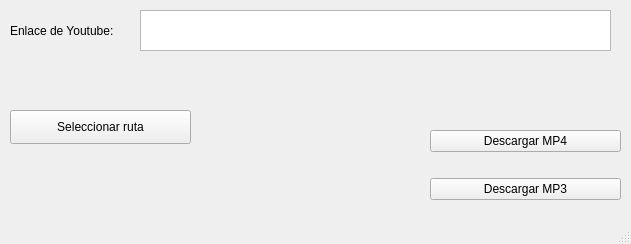
<?xml version="1.0" encoding="UTF-8"?>
<ui version="4.0">
 <class>MainWindow</class>
 <widget class="QMainWindow" name="MainWindow">
  <property name="geometry">
   <rect>
    <x>0</x>
    <y>0</y>
    <width>631</width>
    <height>244</height>
   </rect>
  </property>
  <property name="windowTitle">
   <string>MainWindow</string>
  </property>
  <property name="autoFillBackground">
   <bool>false</bool>
  </property>
  <widget class="QWidget" name="centralwidget">
   <widget class="QWidget" name="verticalLayoutWidget">
    <property name="geometry">
     <rect>
      <x>10</x>
      <y>10</y>
      <width>601</width>
      <height>41</height>
     </rect>
    </property>
    <layout class="QHBoxLayout" name="horizontalLayout">
     <item>
      <widget class="QLabel" name="label">
       <property name="text">
        <string>Enlace de Youtube:</string>
       </property>
      </widget>
     </item>
     <item>
      <spacer name="horizontalSpacer">
       <property name="orientation">
        <enum>Qt::Horizontal</enum>
       </property>
       <property name="sizeType">
        <enum>QSizePolicy::Fixed</enum>
       </property>
       <property name="sizeHint" stdset="0">
        <size>
         <width>20</width>
         <height>1</height>
        </size>
       </property>
      </spacer>
     </item>
     <item>
      <widget class="QTextEdit" name="url"/>
     </item>
    </layout>
   </widget>
   <widget class="QPushButton" name="pushButton">
    <property name="geometry">
     <rect>
      <x>10</x>
      <y>110</y>
      <width>181</width>
      <height>34</height>
     </rect>
    </property>
    <property name="text">
     <string>Seleccionar ruta</string>
    </property>
   </widget>
   <widget class="QWidget" name="verticalLayoutWidget_2">
    <property name="geometry">
     <rect>
      <x>430</x>
      <y>110</y>
      <width>191</width>
      <height>111</height>
     </rect>
    </property>
    <layout class="QVBoxLayout" name="contenedorbtn">
     <item>
      <widget class="QPushButton" name="buttonmp4">
       <property name="text">
        <string>Descargar MP4</string>
       </property>
      </widget>
     </item>
     <item>
      <widget class="QPushButton" name="buttonmp3">
       <property name="text">
        <string>Descargar MP3</string>
       </property>
      </widget>
     </item>
    </layout>
   </widget>
  </widget>
  <widget class="QStatusBar" name="statusbar"/>
 </widget>
 <resources/>
 <connections/>
</ui>
